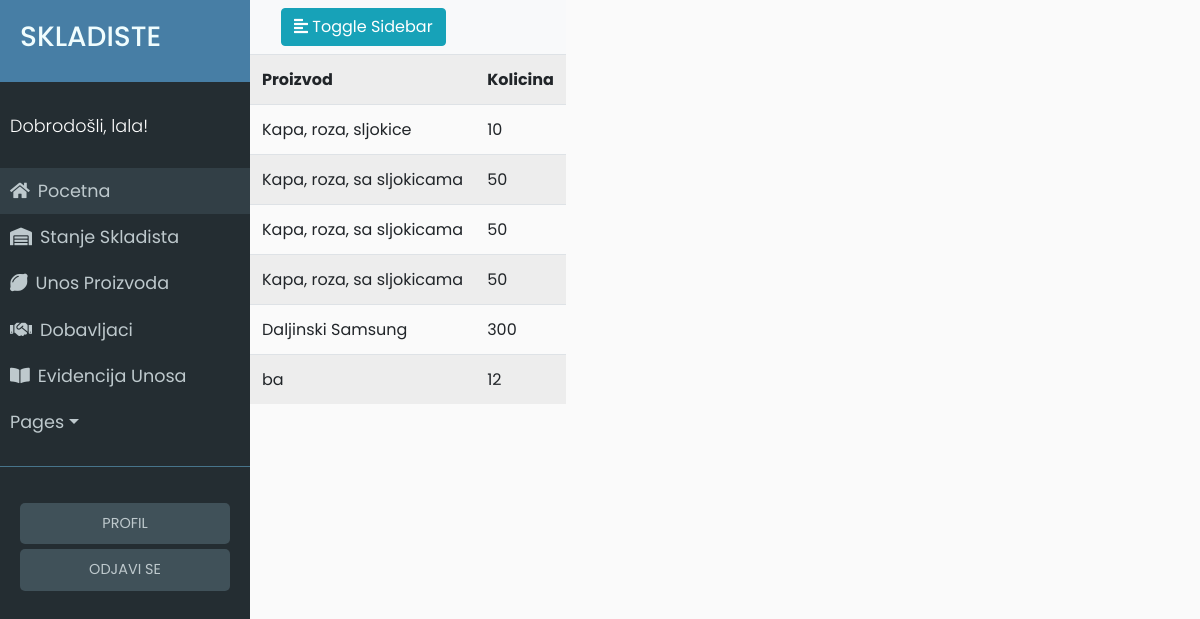
/stanje_skladista (signed in), run on the app's committed database.
### app/models.py (models this page shows, shortened)
class User(UserMixin, db.Model):
	id = db.Column(db.Integer, primary_key=True)
	username = db.Column(db.String(64), index=True, unique=True)
	email = db.Column(db.String(120), index=True, unique=True)
	password_hash = db.Column(db.String(128))
	last_seen = db.Column(db.DateTime, default=datetime.utcnow)
	evidencija = db.relationship('Evidencija', backref='user', lazy='dynamic')

class Proizvod(db.Model):
	id = db.Column(db.Integer, primary_key=True)
	name = db.Column(db.String(64))
	kolicina = db.Column(db.Integer)
	zemlja_podrijetla = db.Column(db.String(64))
	datum_unosa = db.Column(db.DateTime, default=datetime.utcnow)
	evidencija = db.relationship('Evidencija', backref='proizvod', lazy='dynamic')

### app/routes.py (the view)
@app.route('/stanje_skladista')
@login_required
def stanje_skladista():
	proizvodi = Proizvod.query.all()
	return render_template('stanje_skladista.html', title='Stanje skladista', proizvodi=proizvodi)

### app/models.py (called while the page is built)
@login.user_loader
def load_user(id):
	return User.query.get(int(id))

### app/routes.py (called while the page is built)
@app.before_request
def before_request():
	if current_user.is_authenticated:
		current_user.last_seen = datetime.utcnow()
		db.session.commit()

### app/templates/stanje_skladista.html
{% extends "base.html" %}
{% block content %}
<table class="table table-striped">
	<tr>
        <th>Proizvod</th>
        <th>Kolicina</th>
    </tr>
    {% for proizvod in proizvodi %}
    <tr>
    	<td><a href="proizvod/{{proizvod.name}}">{{ proizvod.name }}</a></td>
    	<td>{{ proizvod.kolicina }}</td>
    </tr>
    {% endfor %}
</table>
{% endblock %}

### app/templates/base.html (shortened to what this page needs)
<html>
<head>
	<link rel="stylesheet" href="https://stackpath.bootstrapcdn.com/bootstrap/4.2.1/css/bootstrap.min.css" integrisha384-GJzZqFGwb1QTTN6wy59ffF1BuGJpLSa9DkKMp0DgiMDm4iYMj70gZWKYbI706tWS">
	<link href="../static/style.css" type="text/css" rel="stylesheet">
	<link rel="stylesheet" href="https://use.fontawesome.com/releases/v5.7.1/css/all.css">
</head>
<body>
	<div class="wrapper">
	<nav id="sidebar">
		<div class="sidebar-header ">
			<h3 class="alen">SKLADISTE</h3>
		</div>
		<ul class="list-unstyled components">
			<p>Dobrodošli, {{ current_user.username }}!</p>
			<li class="active">
				<a href="{{ url_for('index') }}"><i class="fas fa-home mr-2"></i>Pocetna</a>
			</li>
			<li>
				<a href="{{ url_for('stanje_skladista') }}"><i class="fas fa-warehouse mr-2"></i>Stanje Skladista</a>
			</li>
			<li>
				<a href="{{ url_for('unos_proizvoda') }}"><i class="fas fa-lemon mr-2"></i>Unos Proizvoda</a>
			</li>
			<li>
				<a href="{{ url_for('dobavljaci') }}"><i class="fas fa-handshake mr-2"></i>Dobavljaci</a>
			</li>
			<li>
				<a href="{{ url_for('evidencija_unosa') }}"><i class="fas fa-book-open mr-2"></i>Evidencija Unosa</a>
			</li>
			<li>
				<a href="#pageSubmenu" data-toggle="collapse" aria-expanded="false" class="dropdown-toggle">Pages</a>
			</li>
		</ul>
		<ul class="list-unstyled CTAs">
                <li>
                    <a href="{{ url_for('user', username=current_user.username) }}" class="tipka">PROFIL</a>
                </li>
                <li>
                    <a href="{{ url_for('logout') }}" class="tipka">ODJAVI SE</a>
                </li>
            </ul>
	</nav>
	<div id="content">
		<nav class="navbar navbar-expand-lg navbar-light bg-light">
        <div class="container-fluid">
            <button type="button" id="sidebarCollapse" class="btn btn-info">
                <i class="fas fa-align-left"></i>
                <span>Toggle Sidebar</span>
            </button>
        </div>
    </nav>
		{% block content %}
		{% endblock %}
	</div>
	</div>
</body>
</html>

### app/static/style.css (style rules this page uses)
body { font-family: 'Poppins', sans-serif; background: #fafafa; }
p { font-family: 'Poppins', sans-serif; font-size: 1.1em; font-weight: 300; line-height: 1.7em; color: #999; }
.wrapper { display: flex; width: 100%; align-items: stretch; }
a, a:hover, a:focus { color: inherit; text-decoration: none; transition: all 0.3s; }
#sidebar { min-width: 250px; max-width: 250px; min-height: 100vh; background: #242d32; color: #bec9cd; transition: all 0.3s; }
#sidebar .sidebar-header { padding: 20px; background: #477ea5; color: #f0fdfe; }
#sidebar ul.components { padding: 20px 0; border-bottom: 1px solid #47748b; }
#sidebar ul p { color: #fff; padding: 10px; }
#sidebar ul li a { padding: 10px; font-size: 1.1em; display: block; }
#sidebar ul li.active > a, a[aria-expanded="true"] { color: #bec9cd; background: #323f46; }
ul.CTAs { padding: 20px; }
ul.CTAs a { text-align: center; font-size: 0.9em !important; display: block; border-radius: 5px; margin-bottom: 5px; }
.tipka { background-color: #405159; }

### data on the page
User: username "lala"
Proizvod: name "Kapa, roza, sljokice", kolicina "10"
Proizvod: name "Kapa, roza, sa sljokicama", kolicina "50"
Proizvod: name "Kapa, roza, sa sljokicama", kolicina "50"
Proizvod: name "Kapa, roza, sa sljokicama", kolicina "50"
Proizvod: name "Daljinski Samsung", kolicina "300"
Proizvod: name "ba", kolicina "12"
